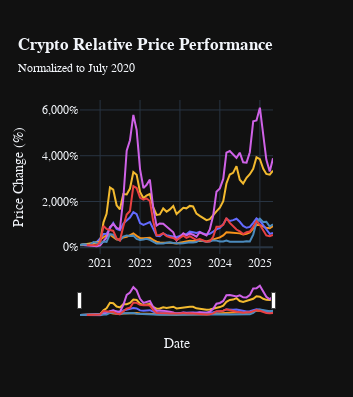

This figure's notebook cell:
### Code cell
#%% Create the normalized price evolution graph

# Create the figure
figm = px.line(
    normalized_df_2020,
    x='timestamp',
    y='normalized_price',
    color='symbols',
    custom_data=['symbols', 'average_price'],
    title='<b>Crypto Relative Price Performance</b>',
    subtitle='Normalized to July 2020',
    labels={
        'timestamp': 'Date',
        'normalized_price': 'Price Change (%)',
        'symbols': 'Cryptocurrency'
    },
    color_discrete_map={
        'BTC/USDT': '#F7931A',  # Bitcoin Orange
        'ETH/USDT': '#636BFF',  # Ethereum Blue
        'BNB/USDT': '#F3BA2F',  # Binance Yellow
        'SOL/USDT': '#CF62E7',   # Solana Pink
        'XRP/USDT': '#4B8BBE',  # XRP Blue
        'AVAX/USDT': '#E84142'  # Avalanche Red
    },
    markers=False,
)

# Update traces to reduce marker size
figm.update_traces(
    marker={'size': 4}, # Try values between 2-6
    hovertemplate="<b>%{customdata[0]}</b><br>" +
                  "Change: %{y:.1f}%<br>" +
                  "Price: $%{customdata[1]:,.2f}<br>" +
                  "<extra></extra>",
                  hoverlabel=dict(
    font=dict(
         family="IBM Plex Sans",
            size=11,
        ),
        bordercolor="rgba(17, 17, 17, 0.9)",  # Same as background to remove border
        namelength=-1  # Show full text
    ),
    )  

# Customize the layout
figm.update_layout(
    template='plotly_dark',
    hovermode='x unified',
    font_family="IBM Plex Sans",
    legend=dict(
        title=dict(text="Cryptocurrency"),
        font=dict(
            family="IBM Plex Sans",
            size=11,
            color="white"
        ),
        yanchor="top",
        y=0.99,
        xanchor="left",
        x=1.05,
    ),
    showlegend=False,
    margin=dict(
        l=10,
        r=10,
        t=40,
        b=10 
    ),
    height=397,  # Adjust height
    width=353,  # Adjust width
    xaxis_title="Date",
    yaxis_title="Price Change (%)",
    yaxis=dict(
        tickformat=',d', ticksuffix='%',  # Format y-axis as percentage    
    )
)

# Add range slider
figm.update_xaxes(rangeslider_visible=True)

# Show the plot
figm.show(config={
    'displayModeBar': True,
    'displaylogo': False,
    'modeBarButtonsToAdd': ['fullscreen']
})

# Save the figure as an HTML file
fig.write_html("plots/html/jul2020_crypto_relative_price_performance_mobile.html")
